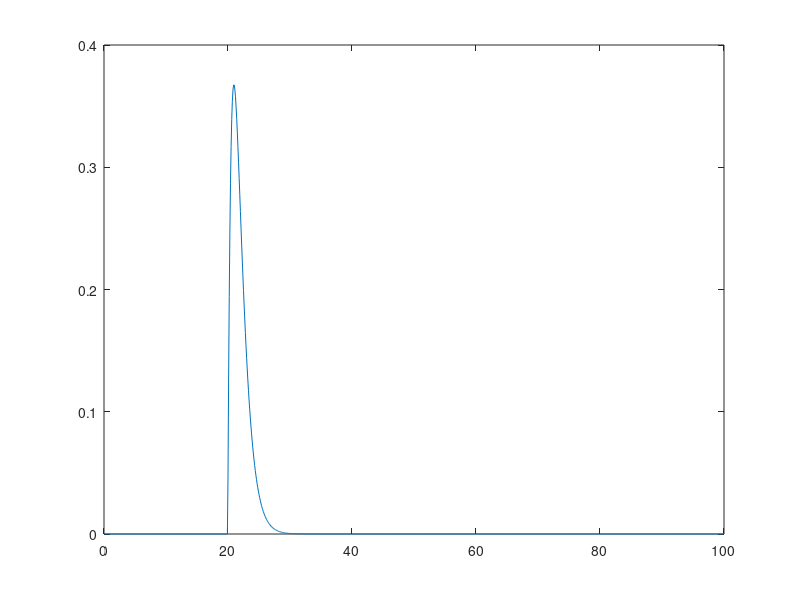

Recreate this plot in MATLAB.
x=0;
y=0;
dt=0.1;
alpha=1;
taudac=10;
t=20;
X=[];
Y=[];

for i=0:1000        
	k1=y*dt;			l1=(-alpha*alpha*x-2*alpha*y)*dt+alpha^2*(i==t/dt);
	k2=(y+l1/2)*dt;		l2=(-alpha*alpha*(x+k1/2)-2*alpha*(y+l1/2))*dt+alpha^2*(i==t/dt);
	k3=(y+l2/2)*dt;		l3=(-alpha*alpha*(x+k2/2)-2*alpha*(y+l2/2))*dt+alpha^2*(i==t/dt);
	k4=(y+l3)*dt;		l4=(-alpha*alpha*(x+k3)-2*alpha*(y+l3))*dt+alpha^2*(i==t/dt);
	x=x+k1/6+k2/3+k3/3+k4/6;	
	y=y+l1/6+l2/3+l3/3+l4/6;
    X=[X,x];
    Y=[Y,y];
end
plot((0:1000)*dt,X);